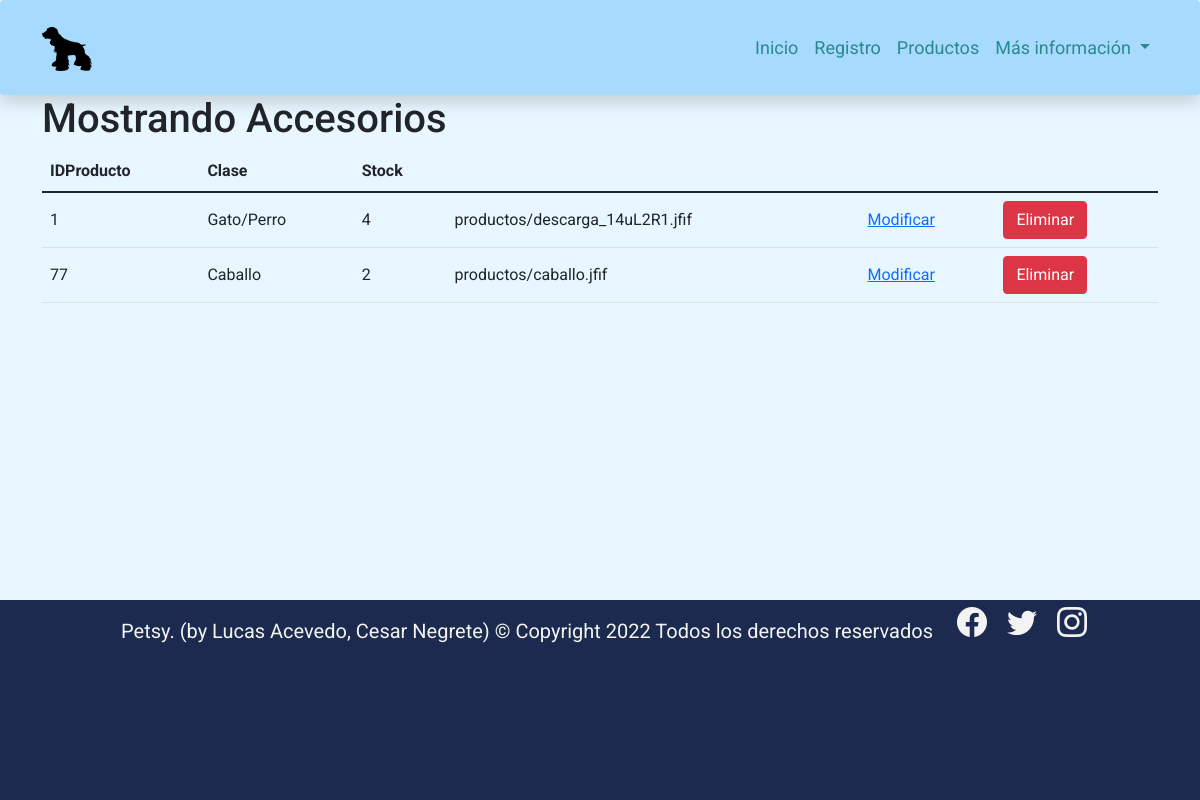
The app's page /mostrar/ with its own data.
### petsy/models.py (models this page shows, shortened)
class Accesorio(models.Model):
    idProducto = models.CharField(max_length=8, primary_key=True, verbose_name='Id del Producto')
    clase = models.CharField(max_length=20, verbose_name='Tipo de Mascota')
    stock = models.IntegerField(verbose_name='Stock del producto')
    categoria = models.ForeignKey(Categoria, on_delete=models.CASCADE)
    imagen = models.ImageField(upload_to="productos", null=True, blank=True)

### petsy/views.py (the view)
# urls.py: path('mostrar/', mostrar, name="mostrar"),
def mostrar(request):
    accesorios = Accesorio.objects.all()
    datos = {
        'accesorios' : accesorios
    }
    return render(request, 'mostrar.html', datos)

### petsy/templates/mostrar.html (shortened to what this page needs)
<!doctype html>
<html lang="en">
  <head>
    <link rel="stylesheet" href="https://cdn.jsdelivr.net/npm/bootstrap-icons@1.8.1/font/bootstrap-icons.css">
    <link href="https://cdn.jsdelivr.net/npm/bootstrap@5.1.3/dist/css/bootstrap.min.css" rel="stylesheet">
    {%load static%}
    <link rel="stylesheet" href="{% static 'css/style.css' %}">
  </head>
  <body>
    <nav class="navbar navbar-expand-lg navbar-light p-4 shadow p-3 bg-white rounded" style="background-color: #a7daff !important;"  id="navbar">
        <div class="container">
          <a href="{% url 'index' %}"><img src="{% static './img/Petsy Logo.png' %}" alt="" width="50" height="44" class="d-inline-block align-text-top"></a>
          <div class="collapse navbar-collapse" id="navbarNavDropdown">
            <ul class="navbar-nav ms-auto">
              <li class="nav-item">
                <a class="nav-link active" aria-current="page" href="{% url 'index' %}">Inicio</a>
              </li>
              <li class="nav-item">
                <a class="nav-link" href="{% url 'registracion' %}">Registro</a>
              </li>
              <li class="nav-item">
                <a class="nav-link" href="{% url 'galeria' %}">Productos</a>
              </li>
              <li class="nav-item dropdown">
                <a class="nav-link dropdown-toggle" href="#" id="navbarDropdownMenuLink" role="button" data-bs-toggle="dropdown" aria-expanded="false">
                  Más información
                </a>
          </div>
        </div>
      </nav>
    <div class="container">
    <div class="table-responsive">
        <h1>Mostrando Accesorios</h1>
        <table class="table align-middle">
            <thead>
                <tr>
                    <th>IDProducto</th>
                    <th>Clase</th>
                    <th>Stock</th>
                </tr>
            </thead>
            <tbody>
            {% for ac in accesorios %}
                <tr>
                    <td>{{ ac.idProducto }}</td>
                    <td>{{ ac.clase }}</td>
                    <td>{{ ac.stock }}</td>
                    <td>{{ ac.imagen }}</td>
                    <td><a href="{% url 'form_modaccesorio' ac.idProducto %}">Modificar</a></td>
                    <td><a href="{% url 'form_del_accesorio' ac.idProducto %}" class="btn btn-danger">Eliminar</a></td>
                </tr>
            {% endfor %}
            </tbody>
        </table>
    </div>
  </div>
      <footer class="w-100 d-flex align-items justify-content-center flex-wrap">
        <p class="fs-5 px-3 pt-3">Petsy. (by Lucas Acevedo, Cesar Negrete) &copy; Copyright 2022 Todos los derechos
          reservados</p>
          <div id="iconos">
            <a href="#"><i class="bi bi-facebook"></i></a>
            <a href="#"><i class="bi bi-twitter"></i></a>
            <a href="#"><i class="bi bi-instagram"></i></a>
          </div>
      </footer>
</body>
  </html>

### petsy/static/css/style.css (style rules this page uses)
html { position: relative; min-height: 100%; padding-bottom: 200px; }
body { margin-bottom: 200px; font-family: 'Roboto', sans-serif !important; background-color: #e8f6ff !important; }
footer { position: absolute; bottom: 0; width: 100%; height: 200px; }
#navbar a { color: #2d898b; font-size: 18px; }
.nav-link { border-bottom: 1px solid transparent; }
footer { background: #1b2a4e; margin-bottom: auto; }
footer p { color: #f3f3f3; text-align: center; }
#iconos i { font-size: 30px; padding: 0 8px; color: #f3f3f3; }

### records on screen
Accesorio: idProducto "1", clase "Gato/Perro", stock "4", imagen "productos/descarga_14uL2R1.jfif"
Accesorio: idProducto "77", clase "Caballo", stock "2", imagen "productos/caballo.jfif"
